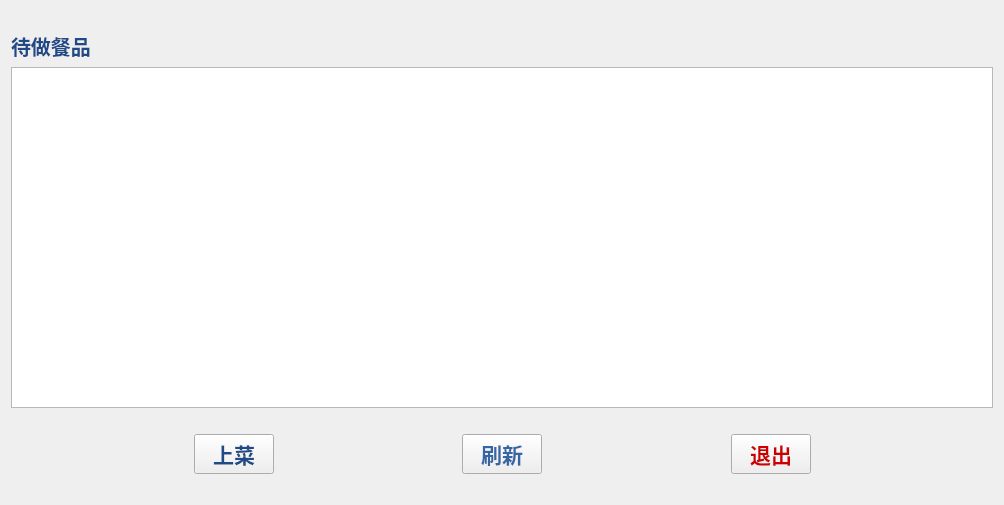
<?xml version="1.0" encoding="UTF-8"?>
<ui version="4.0">
 <class>Widget</class>
 <widget class="QWidget" name="Widget">
  <property name="geometry">
   <rect>
    <x>0</x>
    <y>0</y>
    <width>1004</width>
    <height>505</height>
   </rect>
  </property>
  <property name="maximumSize">
   <size>
    <width>1300</width>
    <height>700</height>
   </size>
  </property>
  <property name="windowTitle">
   <string>Widget</string>
  </property>
  <layout class="QGridLayout" name="gridLayout">
   <item row="0" column="0">
    <spacer name="horizontalSpacer_11">
     <property name="orientation">
      <enum>Qt::Horizontal</enum>
     </property>
     <property name="sizeHint" stdset="0">
      <size>
       <width>983</width>
       <height>20</height>
      </size>
     </property>
    </spacer>
   </item>
   <item row="1" column="0">
    <layout class="QHBoxLayout" name="horizontalLayout_3">
     <item>
      <widget class="QLabel" name="label_2">
       <property name="font">
        <font>
         <family>AR PL UKai CN</family>
         <pointsize>15</pointsize>
         <weight>75</weight>
         <bold>true</bold>
        </font>
       </property>
       <property name="text">
        <string>&lt;html&gt;&lt;head/&gt;&lt;body&gt;&lt;p&gt;&lt;span style=&quot; color:#204a87;&quot;&gt;待做餐品&lt;/span&gt;&lt;/p&gt;&lt;/body&gt;&lt;/html&gt;</string>
       </property>
      </widget>
     </item>
     <item>
      <spacer name="horizontalSpacer_3">
       <property name="orientation">
        <enum>Qt::Horizontal</enum>
       </property>
       <property name="sizeHint" stdset="0">
        <size>
         <width>40</width>
         <height>20</height>
        </size>
       </property>
      </spacer>
     </item>
    </layout>
   </item>
   <item row="2" column="0">
    <widget class="QTableWidget" name="tableWidget">
     <property name="font">
      <font>
       <pointsize>13</pointsize>
      </font>
     </property>
    </widget>
   </item>
   <item row="3" column="0">
    <spacer name="horizontalSpacer_4">
     <property name="orientation">
      <enum>Qt::Horizontal</enum>
     </property>
     <property name="sizeHint" stdset="0">
      <size>
       <width>983</width>
       <height>20</height>
      </size>
     </property>
    </spacer>
   </item>
   <item row="4" column="0">
    <layout class="QHBoxLayout" name="horizontalLayout">
     <item>
      <spacer name="horizontalSpacer_2">
       <property name="orientation">
        <enum>Qt::Horizontal</enum>
       </property>
       <property name="sizeHint" stdset="0">
        <size>
         <width>40</width>
         <height>20</height>
        </size>
       </property>
      </spacer>
     </item>
     <item>
      <widget class="QPushButton" name="pushButton">
       <property name="font">
        <font>
         <family>AR PL UKai CN</family>
         <pointsize>16</pointsize>
         <weight>75</weight>
         <bold>true</bold>
        </font>
       </property>
       <property name="styleSheet">
        <string notr="true">color: rgb(32, 74, 135);</string>
       </property>
       <property name="text">
        <string>上菜</string>
       </property>
       <property name="icon">
        <iconset resource="image.qrc">
         <normaloff>:/image/4.png</normaloff>:/image/4.png</iconset>
       </property>
      </widget>
     </item>
     <item>
      <spacer name="horizontalSpacer_8">
       <property name="orientation">
        <enum>Qt::Horizontal</enum>
       </property>
       <property name="sizeHint" stdset="0">
        <size>
         <width>40</width>
         <height>20</height>
        </size>
       </property>
      </spacer>
     </item>
     <item>
      <widget class="QPushButton" name="pushButton_3">
       <property name="font">
        <font>
         <family>AR PL UKai CN</family>
         <pointsize>16</pointsize>
         <weight>75</weight>
         <bold>true</bold>
        </font>
       </property>
       <property name="styleSheet">
        <string notr="true">color: rgb(52, 101, 164);</string>
       </property>
       <property name="text">
        <string>刷新</string>
       </property>
       <property name="icon">
        <iconset resource="image.qrc">
         <normaloff>:/image/8.png</normaloff>:/image/8.png</iconset>
       </property>
      </widget>
     </item>
     <item>
      <spacer name="horizontalSpacer">
       <property name="orientation">
        <enum>Qt::Horizontal</enum>
       </property>
       <property name="sizeHint" stdset="0">
        <size>
         <width>40</width>
         <height>20</height>
        </size>
       </property>
      </spacer>
     </item>
     <item>
      <widget class="QPushButton" name="pushButton_2">
       <property name="font">
        <font>
         <family>AR PL UKai CN</family>
         <pointsize>16</pointsize>
         <weight>75</weight>
         <bold>true</bold>
        </font>
       </property>
       <property name="styleSheet">
        <string notr="true">color: rgb(204, 0, 0);</string>
       </property>
       <property name="text">
        <string>退出</string>
       </property>
       <property name="icon">
        <iconset resource="image.qrc">
         <normaloff>:/image/7.png</normaloff>:/image/7.png</iconset>
       </property>
      </widget>
     </item>
     <item>
      <spacer name="horizontalSpacer_7">
       <property name="orientation">
        <enum>Qt::Horizontal</enum>
       </property>
       <property name="sizeHint" stdset="0">
        <size>
         <width>40</width>
         <height>20</height>
        </size>
       </property>
      </spacer>
     </item>
    </layout>
   </item>
   <item row="5" column="0">
    <spacer name="horizontalSpacer_9">
     <property name="orientation">
      <enum>Qt::Horizontal</enum>
     </property>
     <property name="sizeHint" stdset="0">
      <size>
       <width>983</width>
       <height>20</height>
      </size>
     </property>
    </spacer>
   </item>
  </layout>
 </widget>
 <layoutdefault spacing="6" margin="11"/>
 <resources>
  <include location="image.qrc"/>
 </resources>
 <connections/>
</ui>
